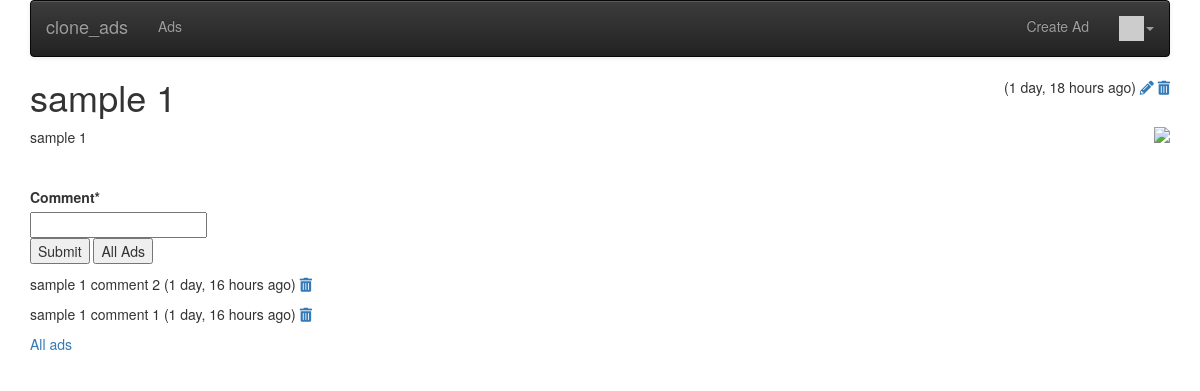
/ads/ad/1 (signed in), run on the app's committed database.
### ads/models.py (models this page shows, shortened)
class Ad(models.Model) :
    title = models.CharField(
            max_length=200,
            validators=[MinLengthValidator(2, "Title must be greater than 2 characters")]
    )
    price = models.DecimalField(max_digits=7, decimal_places=2, null=True)
    text = models.TextField()
    owner = models.ForeignKey(settings.AUTH_USER_MODEL, on_delete=models.CASCADE)
    comments = models.ManyToManyField(settings.AUTH_USER_MODEL, through='Comment', related_name='comments_owned')
    created_at = models.DateTimeField(auto_now_add=True)
    updated_at = models.DateTimeField(auto_now=True)
    picture = models.BinaryField(null=True, editable=True)
    content_type = models.CharField(max_length=256, null=True, help_text='The MIMEType of the file')
    favorites = models.ManyToManyField(settings.AUTH_USER_MODEL, through='Fav', related_name='favorite_ads')
    tags = TaggableManager(blank=True)

class Comment(models.Model) :
    text = models.TextField(
        validators=[MinLengthValidator(3, "Comment must be greater than 3 characters")]
    )
    ad = models.ForeignKey(Ad, on_delete=models.CASCADE)
    owner = models.ForeignKey(settings.AUTH_USER_MODEL, on_delete=models.CASCADE)
    created_at = models.DateTimeField(auto_now_add=True)
    updated_at = models.DateTimeField(auto_now=True)

### ads/views.py (the view)
# urls.py: path("ad/<int:pk>", views.AdDetailView.as_view(), name='ad_detail'),
class AdDetailView(OwnerDetailView):
    model = Ad
    template_name = "ads/ad_detail.html"
    def get(self, request, pk):
        x = Ad.objects.get(id=pk)
        comments = Comment.objects.filter(ad=x).order_by('-updated_at')
        comment_form = CommentForm()
        context = { 'ad' : x, 'comments': comments, 'comment_form': comment_form }
        return render(request, self.template_name, context)

### ads/forms.py
class CommentForm(forms.Form):
    comment = forms.CharField(required=True, max_length=500, min_length=3, strip=True)

### home/context_processors.py (called while the page is built)
def settings(request):
    return {
        'settings': django_settings,
    }

### home/templatetags/app_tags.py (called while the page is built)
@register.filter(name='gravatar')
def gravatar(user, size=35):
    email = str(user.email.strip().lower()).encode('utf-8')
    email_hash = md5(email).hexdigest()
    url = "//www.gravatar.com/avatar/{0}?s={1}&d=identicon&r=PG"
    return url.format(email_hash, size)

### ads/templates/ads/ad_detail.html (shortened to what this page needs)
{% extends "base_menu.html" %} {% load humanize %}
{% block content %}
<span style="float: right">
  ({{ ad.updated_at|naturaltime }}) {% if ad.owner == user %}
  <a href="{% url 'ads:ad_update' ad.id %}"><i class="fa fa-pencil"></i></a>
  <a href="{% url 'ads:ad_delete' ad.id %}"><i class="fa fa-trash"></i></a>
  {% endif %}
</span>
<h1>{{ ad.title }}</h1>
{% if ad.content_type %}
<img
  style="float: right; max-width: 50%"
  src="{% url 'ads:ad_picture' ad.id %}"
  onclick="document.getElementById('overlay').style.display = 'block';"
/>
{% endif %}
<p>{{ ad.text }}</p>
<p>
  {% if user.is_authenticated %}
<br clear="all"/>
<p>
{% load crispy_forms_tags %}
<form method="post" action="{% url 'ads:ad_comment_create' ad.id %}">
    {{ comment_form|crispy }}
<input type="submit" value="Submit">
<input type="submit" value="All Ads" onclick="window.location.href='{% url 'ads:all' %}';return false;">
</form>
</p>
{% endif %}
</p>
{% for comment in comments %}
<p>
  {{ comment.text }} ({{ comment.updated_at|naturaltime }})
  {% if user == comment.owner %}
  <a href="{% url 'ads:ad_comment_delete' comment.id %}"
    ><i class="fa fa-trash"></i
  ></a>
  {% endif %}
</p>
{% endfor %}
<p>
  <a href="{% url 'ads:all' %}">All ads</a>
</p>
{% endblock %}

### data on the page
Ad: updated_at "1 day, 18 hours ago", title "sample 1", text "sample 1"
Comment: text "sample 1 comment 2", updated_at "1 day, 16 hours ago"
Comment: text "sample 1 comment 1", updated_at "1 day, 16 hours ago"

### other printed values
{{ settings.APP_NAME }} "clone_ads"
